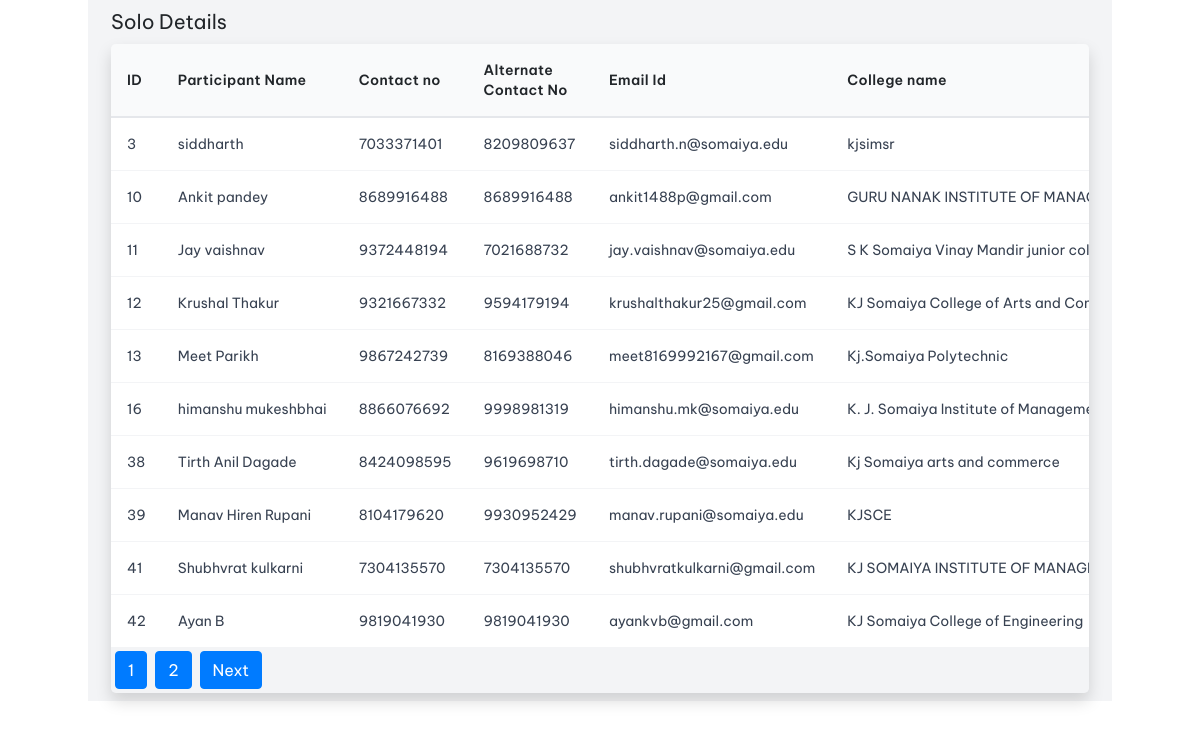
Page /admin/admin_solo.php (signed in) on the committed database.
### tables this page shows
CREATE TABLE `solo` (
  `id` int(10) NOT NULL,
  `playername` varchar(20) NOT NULL,
  `contact` varchar(11) NOT NULL,
  `alternatecontact` varchar(11) DEFAULT NULL,
  `email` varchar(30) DEFAULT NULL,
  `clg_name` varchar(40) NOT NULL,
  `clgproof` varchar(500) DEFAULT NULL,
  `eventname` varchar(30) DEFAULT NULL
);

### admin/admin_solo.php (the view, shortened to what this page needs)
<?php
@include 'config.php';
?>
<!DOCTYPE html>
<html lang="en">
<head>
    <link rel="stylesheet" href="https://maxcdn.bootstrapcdn.com/bootstrap/4.5.2/css/bootstrap.min.css" />
    <link href="https://cdn.jsdelivr.net/npm/tailwindcss@2.2.16/dist/tailwind.min.css" rel="stylesheet">
</head>
<body>
    <div class="container bg-gray-100" id="main-solo-div">
                <div class="row">
                    <div class="col-12">
                    <div class="p-2" class="div-main-solo">
        <h1 class="text-xl mb-2">Solo Details</h1>
        <div class="overflow-auto rounded-lg shadow hidden md:block">
            <table class="w-full">
                <thead class="bg-gray-50 border-b-2 border-gray-200">
                    <tr>
                    <th class="w-20 p-3 text-sm font-semibold tracking-wide text-left">ID</th>
        <th class="p-3 text-sm font-semibold tracking-wide text-left">Participant Name</th>
        <th class="p-3 text-sm font-semibold tracking-wide text-left">Contact no</th>
        <th class="p-3 text-sm font-semibold tracking-wide text-left">Alternate Contact No</th>
        <th class="p-3 text-sm font-semibold tracking-wide text-left">Email Id</th>
        <th class="p-3 text-sm font-semibold tracking-wide text-left">College name</th>
                    </tr>
                </thead>
                <tbody class="divide-y divide-gray-100">
                <?php
    if (!isset ($_GET['page']) ) {
        $page = 1;
    } else {
        $page = $_GET['page'];
    }
    $results_per_page = 10;
    $page_first_result = ($page-1) * $results_per_page;
    $query = "select * from solo";
    $resulta = mysqli_query($conn, $query);
    $number_of_result = mysqli_num_rows($resulta);
    $number_of_page = ceil ($number_of_result / $results_per_page);
    $solo_det = "SELECT * FROM solo LIMIT " . $page_first_result . ',' . $results_per_page;
     $resultsolo=mysqli_query($conn,$solo_det);
     while($row=$resultsolo->fetch_assoc())
     {
    ?>
    <tr class="bg-white">
                        <td class="p-3 text-sm text-gray-700 whitespace-nowrap"><?php echo $row['id'];?></td>
                        <td class="p-3 text-sm text-gray-700 whitespace-nowrap"><?php echo $row['playername'];?></td>
                        <td class="p-3 text-sm text-gray-700 whitespace-nowrap"><?php echo $row['contact'];?></td>
                        <td class="p-3 text-sm text-gray-700 whitespace-nowrap"><?php echo $row['alternatecontact'];?></td>
                        <td class="p-3 text-sm text-gray-700 whitespace-nowrap"><?php echo $row['email'];?></td>
                        <td class="p-3 text-sm text-gray-700 whitespace-nowrap"><?php echo $row['clg_name'];?></td>
                    </tr>
    <?php
    }
    ?>
                </tbody>
            </table>
            <?php
for($i=1;$i<$number_of_page;$i++)
{
echo'<a class="btn btn-primary m-1" href="admin_page.php?page='.$i.'">'.$i.'</a>';
}
if($_GET["page"]<$number_of_page)
{
echo'<a class="btn btn-primary m-1" href="admin_page.php?page='.($_GET["page"]+1).'">Next</a>';
}
?>
        </div>
                    </div>
                </div>
            </div>
</body>
</html>

### admin/admin_solo.php (style rules this page uses)
body, header, footer { font-family: "Be Vietnam Pro", sans-serif; }

### rows in the picture
solo: id "3", playername "siddharth", contact "7033371401", alternatecontact "8209809637", email "siddharth.n@somaiya.edu", clg_name "kjsimsr"
solo: id "10", playername "Ankit pandey", contact "8689916488", alternatecontact "8689916488", email "ankit1488p@gmail.com", clg_name "GURU NANAK INSTITUTE OF…"
solo: id "11", playername "Jay vaishnav", contact "9372448194", alternatecontact "7021688732", email "jay.vaishnav@somaiya.edu", clg_name "S K Somaiya Vinay Mandir junior…"
solo: id "12", playername "Krushal Thakur", contact "9321667332", alternatecontact "9594179194", email "krushalthakur25@gmail.com", clg_name "KJ Somaiya College of Arts and…"
solo: id "13", playername "Meet Parikh", contact "9867242739", alternatecontact "8169388046", email "meet8169992167@gmail.com", clg_name "Kj.Somaiya Polytechnic"
solo: id "16", playername "himanshu mukeshbhai", contact "8866076692", alternatecontact "9998981319", email "himanshu.mk@somaiya.edu", clg_name "K. J. Somaiya Institute of…"
solo: id "38", playername "Tirth Anil Dagade", contact "8424098595", alternatecontact "9619698710", email "tirth.dagade@somaiya.edu", clg_name "Kj Somaiya arts and commerce"
solo: id "39", playername "Manav Hiren Rupani", contact "8104179620", alternatecontact "9930952429", email "manav.rupani@somaiya.edu", clg_name "KJSCE"
solo: id "41", playername "Shubhvrat kulkarni", contact "7304135570", alternatecontact "7304135570", email "shubhvratkulkarni@gmail.com", clg_name "KJ SOMAIYA INSTITUTE OF…"
solo: id "42", playername "Ayan B", contact "9819041930", alternatecontact "9819041930", email "ayankvb@gmail.com", clg_name "KJ Somaiya College of Engineering"
